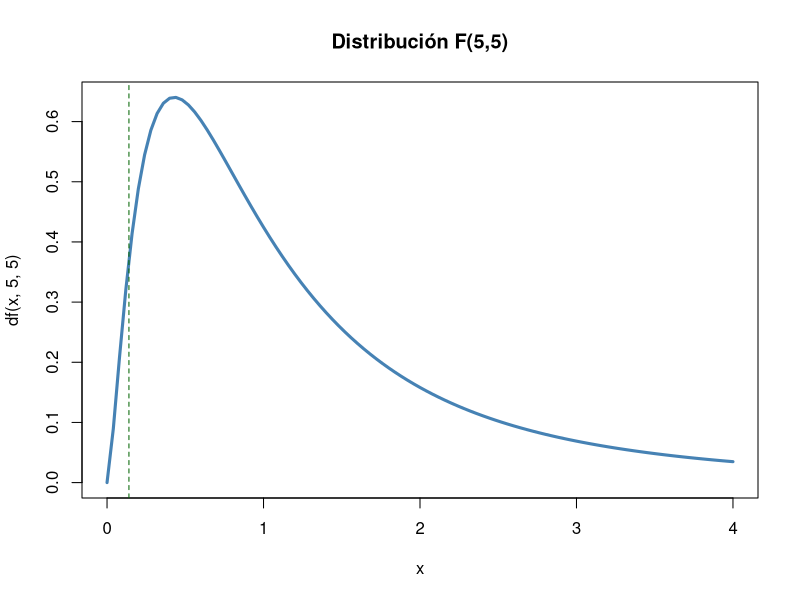
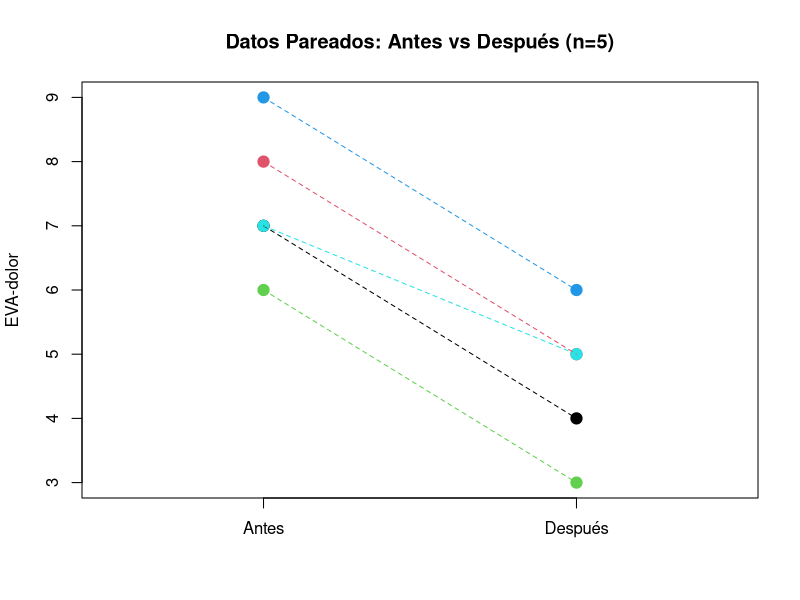
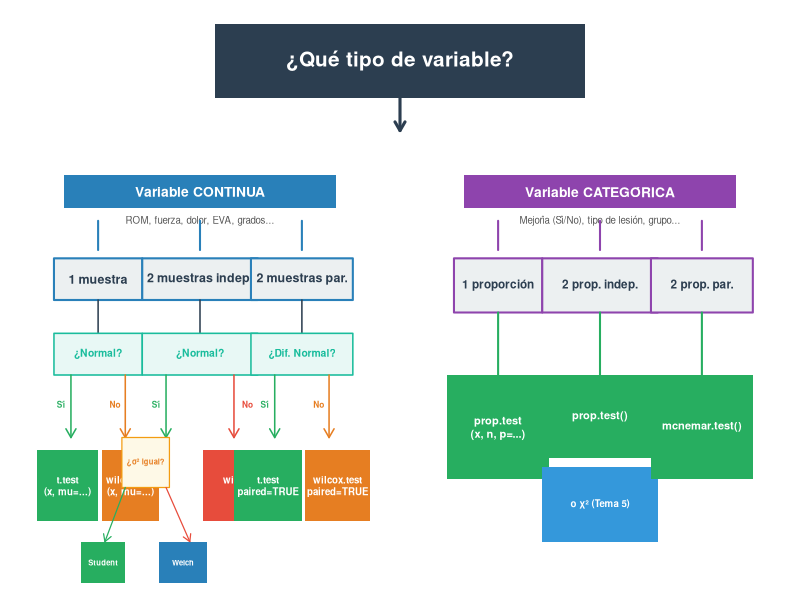
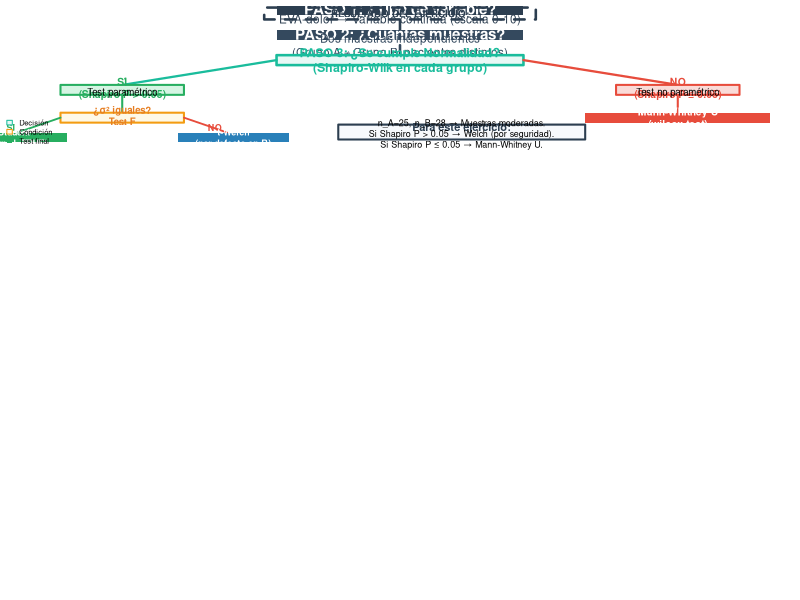

R code for these plots, in order:
## ---- chunk 1
g1<-c(125,132,128,135,130,126); g2<-c(140,148,142,155,138,150,145)
t.test(g1, g2)                     # Welch (recomendado — por defecto en R)
t.test(g1, g2, var.equal = TRUE)   # Student (solo si σ₁² = σ₂²)
## ---- chunk 2
var.test(g1, g2)
# P > 0.05 → varianzas iguales → Student
# P ≤ 0.05 → varianzas distintas → Welch
## ---- chunk 3
#| fig-height: 4.5
curve(df(x,5,5), 0, 4, lwd=3, col="steelblue", main="Distribución F(5,5)")
abline(v=c(qf(0.025,5,5), qf(0.975,5,5)), col="darkgreen", lty=2)
## ---- chunk 4
x1<-30; n1<-50; x2<-18; n2<-50
p_pool<-(x1+x2)/(n1+n2)
z<-(x1/n1-x2/n2)/sqrt(p_pool*(1-p_pool)*(1/n1+1/n2))
cat("z =", round(z,3), "P =", round(2*pnorm(-abs(z)),4),
    "\nDiferencia significativa: A > B (P = 0.016)")
## ---- chunk 5
#| fig-height: 4.5
a<-c(7,8,6,9,7); d<-c(4,5,3,6,5)
plot(rep(1:2,each=5), c(a,d), pch=19, col=rep(1:5,2), cex=1.5,
     xaxt="n", xlim=c(0.5,2.5), xlab="", ylab="EVA-dolor",
     main="Datos Pareados: Antes vs Después (n=5)")
axis(1, at=1:2, labels=c("Antes","Después"))
for(i in 1:5) lines(c(1,2), c(a[i],d[i]), col=i, lty=2)
## ---- chunk 6
a<-c(7,8,6,9,7); d<-c(4,5,3,6,5)
t.test(a, d, paired=TRUE)
# BioEstatR: testt(m = a, m1 = d, par = TRUE)
## ---- chunk 7
n12<-15; n21<-31
chi2<-(abs(n12-n21)-0.5)^2/(n12+n21)
P<-pchisq(chi2,1,lower.tail=FALSE)
cat("chi2 =", round(chi2,3), "P =", round(P,4),
    "\nTerapia B significativamente superior (P = 0.027)")
## ---- chunk 8
x <- c(122, 135, 128, 141, 131, 126, 146, 139)
theta0 <- 130
D <- x - theta0
cat("Diferencias Di:", D)
## ---- chunk 9
# Cálculo manual en R
Di <- x - theta0
absDi <- abs(Di)
rangos <- rank(absDi)
Wplus <- sum(rangos[Di > 0])
Wminus <- sum(rangos[Di < 0])
E_W <- length(x) * (length(x)+1) / 4
Var_W <- length(x) * (length(x)+1) * (2*length(x)+1) / 24
Z_manual <- (Wplus - E_W) / sqrt(Var_W)
P_manual <- 2 * pnorm(-abs(Z_manual))
cat(sprintf("W+ = %.0f | E[W+] = %.0f | Var(W+) = %.0f", Wplus, E_W, Var_W),
    sprintf("\nZ = %.3f | P = %.4f", Z_manual, P_manual),
    "\n--- Verificación con wilcox.test ---")
wt <- wilcox.test(x, mu = theta0, exact = FALSE)
cat(sprintf("V = %.0f | P = %.4f", wt$statistic, wt$p.value))
## ---- chunk 10
pre  <- c(7, 8, 6, 9, 7, 8)
post <- c(4, 5, 3, 6, 5, 4)
d <- post - pre
cat("Diferencias:", d)
## ---- chunk 11
# Verificación con R
wt_paired <- wilcox.test(post, pre, paired = TRUE, exact = FALSE)
cat(sprintf("W+ = %.1f | P = %.6f", wt_paired$statistic, wt_paired$p.value),
    "\nTodos los pacientes mejoraron → P < 0.05 (efecto significativo)")
## ---- chunk 12
# Cálculo manual en R
grupoA <- c(55, 62, 48, 70, 52)
grupoB <- c(72, 68, 75, 80, 65, 78)
todos <- c(grupoA, grupoB)
rangos <- rank(todos)
R_A <- sum(rangos[1:5])
R_B <- sum(rangos[6:11])
U_A <- R_A - 5*6/2
U_B <- R_B - 6*7/2
U <- min(U_A, U_B)
E_U <- 5*6/2
Var_U <- 5*6*12/12
Z_U <- (U - E_U) / sqrt(Var_U)
P_U <- 2 * pnorm(-abs(Z_U))
cat(sprintf("R_A=%.0f | R_B=%.0f | U_A=%.0f | U_B=%.0f | U=%.0f", R_A,R_B,U_A,U_B,U),
    sprintf("\nE[U]=%.0f | Var(U)=%.0f | Z=%.3f | P=%.4f", E_U, Var_U, Z_U, P_U),
    "\n--- Verificación con wilcox.test ---")
wt_mw <- wilcox.test(grupoA, grupoB, exact = FALSE)
cat(sprintf("W = %.0f | P = %.4f", wt_mw$statistic, wt_mw$p.value))
## ---- chunk 13
# Ejemplo signed-rank (una muestra) — datos de ROM
x <- c(122, 135, 128, 141, 131, 126, 146, 139)
cat("=== Wilcoxon signed-rank (una muestra) ===")
wilcox.test(x, mu = 130, exact = FALSE)

# Ejemplo Mann-Whitney (dos muestras independientes)
grupoA <- c(55, 62, 48, 70, 52)
grupoB <- c(72, 68, 75, 80, 65, 78)
cat("\n=== Mann-Whitney U ===")
wilcox.test(grupoA, grupoB, exact = FALSE)
## ---- chunk 14
delta<-5; s<-12; z_a<-qnorm(0.975); z_b<-qnorm(0.80)
n<-ceiling(2*(z_a+z_b)^2*s^2/delta^2)
cat("n por grupo =", n, "→ n total =", 2*n)
# BioEstatR: nm(d = 5, s = 12, potencia = 0.80)        # medias
# BioEstatR: np(x = c(30,18), n = c(50,50), d = 0.05)  # proporciones
## ---- chunk 15
delta<-5; s<-12; z_a<-qnorm(0.975); z_b<-qnorm(0.80)
n<-ceiling(2*(z_a+z_b)^2*s^2/delta^2)
cat("n =", n, "por grupo (total =", 2*n, ")")
## ---- chunk 16
# Simulamos datos con las estadísticas dadas
set.seed(42)
jovenes <- rnorm(20, 450, 89)
ancianos <- rnorm(16, 380, 96)
var.test(jovenes, ancianos)
## ---- chunk 17
# Student (varianzas iguales)
t.test(jovenes, ancianos, var.equal = TRUE)
# Welch (por seguridad, siempre recomendado)
t.test(jovenes, ancianos)
## ---- chunk 18
x1 <- 450; x2 <- 380; s1 <- 89; s2 <- 96; n1 <- 20; n2 <- 16
sp <- sqrt(((n1-1)*s1^2 + (n2-1)*s2^2) / (n1+n2-2))
dc <- (x1 - x2) / sp
t_val <- (x1 - x2) / (sp * sqrt(1/n1 + 1/n2))
omega2 <- (t_val^2 - 1) / (t_val^2 + n1 + n2 - 1)
cat("s_p =", round(sp,1), "\nd de Cohen =", round(dc,2),
    "→", ifelse(abs(dc)>=0.8,"GRANDE",ifelse(abs(dc)>=0.5,"MEDIANO","PEQUEÑO")),
    "\nOmega² =", round(omega2,3), "→", round(omega2*100,1), "% varianza explicada")
## ---- chunk 19
#| fig-height: 7.5
par(mar = c(2, 1, 3, 1), bg = "white")
layout(matrix(c(1,1,2,3), 2, 2, byrow = TRUE), heights = c(1, 3))

# ── PANEL SUPERIOR: Pregunta raíz ──
par(mar = c(0, 0, 0, 0))
plot(NA, xlim = c(0, 10), ylim = c(0, 1.5), axes = FALSE, xlab = "", ylab = "")
rect(2.5, 0.5, 7.5, 1.3, col = "#2c3e50", border = NA, lwd = 0)
text(5, 0.9, "¿Qué tipo de variable?", font = 2, cex = 1.5, col = "white")
arrows(5, 0.5, 5, 0.15, lwd = 3, col = "#2c3e50", length = 0.1)

# ── PANEL IZQUIERDO: Variables Continuas ──
par(mar = c(0, 1, 0, 1))
plot(NA, xlim = c(0, 10), ylim = c(0, 10), axes = FALSE, xlab = "", ylab = "")
# Title
rect(1, 9, 9, 9.8, col = "#2980b9", border = NA)
text(5, 9.4, "Variable CONTINUA", font = 2, cex = 1, col = "white")
text(5, 8.7, "ROM, fuerza, dolor, EVA, grados...", cex = 0.7, col = "#555")

# 3 columns
col_x <- c(2, 5, 8)  # centers of 3 columns

for (i in 1:3) {
  # Arrow from title to column
  segments(col_x[i], 8.7, col_x[i], 8, lwd = 2, col = "#2980b9")
  arrows(col_x[i], 8, col_x[i], 7.85, lwd = 0, col = "#2980b9", length = 0.08)
}

# Column 1: 1 muestra
rect(col_x[1]-1.3, 6.8, col_x[1]+1.3, 7.8, col = "#ecf0f1", border = "#2980b9", lwd = 2)
text(col_x[1], 7.3, "1 muestra", font = 2, cex = 0.9, col = "#2c3e50")
# Arrow down
segments(col_x[1], 6.8, col_x[1], 6, lwd = 1.5, col = "#2c3e50")
# Condition: ¿Normal?
rect(col_x[1]-1.3, 5, col_x[1]+1.3, 6, col = "#e8f8f5", border = "#1abc9c", lwd = 1.5)
text(col_x[1], 5.5, "¿Normal?", font = 2, cex = 0.75, col = "#1abc9c")
# Branches Sí/No
arrows(col_x[1]-0.8, 5, col_x[1]-0.8, 3.5, lwd = 1.5, col = "#27ae60", length = 0.1)
arrows(col_x[1]+0.8, 5, col_x[1]+0.8, 3.5, lwd = 1.5, col = "#e67e22", length = 0.1)
text(col_x[1]-1.1, 4.3, "Sí", cex = 0.6, col = "#27ae60", font = 2)
text(col_x[1]+0.5, 4.3, "No", cex = 0.6, col = "#e67e22", font = 2)
# Test boxes
rect(col_x[1]-1.8, 1.5, col_x[1], 3.2, col = "#27ae60", border = NA)
text(col_x[1]-0.9, 2.35, "t.test\n(x, mu=...)", font = 2, cex = 0.7, col = "white")
rect(col_x[1]+0.1, 1.5, col_x[1]+1.8, 3.2, col = "#e67e22", border = NA)
text(col_x[1]+0.95, 2.35, "wilcox.test\n(x, mu=...)", font = 2, cex = 0.7, col = "white")

# Column 2: 2 muestras independientes
rect(col_x[2]-1.7, 6.8, col_x[2]+1.7, 7.8, col = "#ecf0f1", border = "#2980b9", lwd = 2)
text(col_x[2], 7.3, "2 muestras indep.", font = 2, cex = 0.9, col = "#2c3e50")
segments(col_x[2], 6.8, col_x[2], 6, lwd = 1.5, col = "#2c3e50")
rect(col_x[2]-1.7, 5, col_x[2]+1.7, 6, col = "#e8f8f5", border = "#1abc9c", lwd = 1.5)
text(col_x[2], 5.5, "¿Normal?", font = 2, cex = 0.75, col = "#1abc9c")
# Sí branch → ¿varianzas?
arrows(col_x[2]-1, 5, col_x[2]-1, 3.5, lwd = 1.5, col = "#27ae60", length = 0.1)
text(col_x[2]-1.3, 4.3, "Sí", cex = 0.6, col = "#27ae60", font = 2)
rect(col_x[2]-2.3, 2.3, col_x[2]-0.9, 3.5, col = "#fef9e7", border = "#f39c12", lwd = 1.2)
text(col_x[2]-1.6, 2.9, "¿σ² igual?", font = 2, cex = 0.55, col = "#e67e22")
arrows(col_x[2]-2.2, 2.3, col_x[2]-2.8, 1, lwd = 1.2, col = "#27ae60", length = 0.08)
arrows(col_x[2]-1, 2.3, col_x[2]-0.3, 1, lwd = 1.2, col = "#e74c3c", length = 0.08)
rect(col_x[2]-3.5, 0, col_x[2]-2.2, 1, col = "#27ae60", border = NA)
text(col_x[2]-2.85, 0.5, "Student", font = 2, cex = 0.55, col = "white")
rect(col_x[2]-1.2, 0, col_x[2]+0.2, 1, col = "#2980b9", border = NA)
text(col_x[2]-0.5, 0.5, "Welch", font = 2, cex = 0.55, col = "white")
# No branch → Mann-Whitney
arrows(col_x[2]+1, 5, col_x[2]+1, 3.5, lwd = 1.5, col = "#e74c3c", length = 0.1)
text(col_x[2]+1.4, 4.3, "No", cex = 0.6, col = "#e74c3c", font = 2)
rect(col_x[2]+0.1, 1.5, col_x[2]+2.7, 3.2, col = "#e74c3c", border = NA)
text(col_x[2]+1.4, 2.35, "wilcox.test\n(x, y)", font = 2, cex = 0.7, col = "white")

# Column 3: 2 muestras pareadas
rect(col_x[3]-1.5, 6.8, col_x[3]+1.5, 7.8, col = "#ecf0f1", border = "#2980b9", lwd = 2)
text(col_x[3], 7.3, "2 muestras par.", font = 2, cex = 0.9, col = "#2c3e50")
segments(col_x[3], 6.8, col_x[3], 6, lwd = 1.5, col = "#2c3e50")
rect(col_x[3]-1.5, 5, col_x[3]+1.5, 6, col = "#e8f8f5", border = "#1abc9c", lwd = 1.5)
text(col_x[3], 5.5, "¿Dif. Normal?", font = 2, cex = 0.75, col = "#1abc9c")
arrows(col_x[3]-0.8, 5, col_x[3]-0.8, 3.5, lwd = 1.5, col = "#27ae60", length = 0.1)
arrows(col_x[3]+0.8, 5, col_x[3]+0.8, 3.5, lwd = 1.5, col = "#e67e22", length = 0.1)
text(col_x[3]-1.1, 4.3, "Sí", cex = 0.6, col = "#27ae60", font = 2)
text(col_x[3]+0.5, 4.3, "No", cex = 0.6, col = "#e67e22", font = 2)
rect(col_x[3]-2, 1.5, col_x[3], 3.2, col = "#27ae60", border = NA)
text(col_x[3]-1, 2.35, "t.test\npaired=TRUE", font = 2, cex = 0.7, col = "white")
rect(col_x[3]+0.1, 1.5, col_x[3]+2, 3.2, col = "#e67e22", border = NA)
text(col_x[3]+1.05, 2.35, "wilcox.test\npaired=TRUE", font = 2, cex = 0.7, col = "white")

# ── PANEL DERECHO: Variables Categóricas ──
par(mar = c(0, 1, 0, 1))
plot(NA, xlim = c(0, 10), ylim = c(0, 10), axes = FALSE, xlab = "", ylab = "")
# Title
rect(1, 9, 9, 9.8, col = "#8e44ad", border = NA)
text(5, 9.4, "Variable CATEGÓRICA", font = 2, cex = 1, col = "white")
text(5, 8.7, "Mejoría (Sí/No), tipo de lesión, grupo...", cex = 0.7, col = "#555")

# 3 columns
for (i in 1:3) {
  segments(col_x[i], 8.7, col_x[i], 8, lwd = 2, col = "#8e44ad")
  arrows(col_x[i], 8, col_x[i], 7.85, lwd = 0, col = "#8e44ad", length = 0.08)
}

# Column 1: 1 proporción
rect(col_x[1]-1.3, 6.5, col_x[1]+1.3, 7.8, col = "#ecf0f1", border = "#8e44ad", lwd = 2)
text(col_x[1], 7.15, "1 proporción", font = 2, cex = 0.85, col = "#2c3e50")
segments(col_x[1], 6.5, col_x[1], 5, lwd = 2, col = "#27ae60")
rect(col_x[1]-1.5, 2.5, col_x[1]+1.5, 5, col = "#27ae60", border = NA)
text(col_x[1], 3.75, "prop.test\n(x, n, p=...)", font = 2, cex = 0.8, col = "white")

# Column 2: 2 proporciones independientes
rect(col_x[2]-1.7, 6.5, col_x[2]+1.7, 7.8, col = "#ecf0f1", border = "#8e44ad", lwd = 2)
text(col_x[2], 7.15, "2 prop. indep.", font = 2, cex = 0.85, col = "#2c3e50")
segments(col_x[2], 6.5, col_x[2], 5, lwd = 2, col = "#27ae60")
rect(col_x[2]-1.7, 3, col_x[2]+1.7, 5, col = "#27ae60", border = NA)
text(col_x[2], 4, "prop.test()", font = 2, cex = 0.8, col = "white")
rect(col_x[2]-1.7, 1, col_x[2]+1.7, 2.8, col = "#3498db", border = NA)
text(col_x[2], 1.9, "o χ² (Tema 5)", font = 2, cex = 0.7, col = "white")

# Column 3: 2 proporciones pareadas
rect(col_x[3]-1.5, 6.5, col_x[3]+1.5, 7.8, col = "#ecf0f1", border = "#8e44ad", lwd = 2)
text(col_x[3], 7.15, "2 prop. par.", font = 2, cex = 0.85, col = "#2c3e50")
segments(col_x[3], 6.5, col_x[3], 5, lwd = 2, col = "#27ae60")
rect(col_x[3]-1.5, 2.5, col_x[3]+1.5, 5, col = "#27ae60", border = NA)
text(col_x[3], 3.75, "mcnemar.test()", font = 2, cex = 0.8, col = "white")
## ---- chunk 20
#| fig-height: 6.5
par(mar = c(0, 0, 0, 0))
plot(NA, xlim = c(0, 12), ylim = c(0, 14), axes = FALSE, xlab = "", ylab = "")

# ── Paso 1 ──
rect(4, 13, 8, 14, col = "#2c3e50", border = NA, lwd = 0)
text(6, 13.5, "PASO 1: ¿Tipo de variable?", font = 2, cex = 1.1, col = "white")
text(6, 12.5, "EVA-dolor → Variable continua (escala 0-10)", cex = 0.85, col = "#2c3e50")
segments(6, 12.5, 6, 11.5, lwd = 2.5, col = "#2c3e50")

# ── Paso 2 ──
rect(4, 10.5, 8, 11.5, col = "#34495e", border = NA)
text(6, 11, "PASO 2: ¿Cuántas muestras?", font = 2, cex = 1.1, col = "white")
text(6, 10, "Dos muestras independientes\n(Grupo A ≠ Grupo B, pacientes distintos)", cex = 0.85, col = "#34495e")
segments(6, 10, 6, 9, lwd = 2.5, col = "#34495e")

# ── Paso 3 ── Decisión: ¿Normalidad?
rect(4, 8, 8, 9, col = "#e8f8f5", border = "#1abc9c", lwd = 2.5)
text(6, 8.5, "PASO 3: ¿Se cumple Normalidad?\n(Shapiro-Wilk en cada grupo)", font = 2, cex = 0.9, col = "#1abc9c")

# Ramas desde Paso 3
segments(4, 8.5, 1.5, 6, lwd = 2.2, col = "#1abc9c")
segments(8, 8.5, 10.5, 6, lwd = 2.2, col = "#e74c3c")

# Rama SÍ: Normalidad
rect(0.5, 5, 2.5, 6, col = "#d5f5e3", border = "#27ae60", lwd = 2)
text(1.5, 5.7, "SÍ\n(Shapiro P > 0.05)", font = 2, cex = 0.75, col = "#27ae60")
text(1.5, 5.2, "Test paramétrico", cex = 0.7)

segments(1.5, 5, 1.5, 3.2, lwd = 2, col = "#27ae60")

# Sub-rama: ¿varianzas iguales?
rect(0.5, 2.2, 2.5, 3.2, col = "#fef9e7", border = "#f39c12", lwd = 2)
text(1.5, 2.9, "¿σ² iguales?\nTest F", font = 2, cex = 0.7, col = "#e67e22")

segments(0.5, 2.7, -0.2, 1.2, lwd = 1.8, col = "#27ae60")
segments(2.5, 2.7, 3.2, 1.2, lwd = 1.8, col = "#e74c3c")

text(-0.3, 1.7, "SÍ", font = 2, cex = 0.65, col = "#27ae60")
rect(-1.2, 0.2, 0.6, 1.2, col = "#27ae60", border = NA)
text(-0.3, 0.7, "t-Student\n(var.equal=TRUE)", font = 2, cex = 0.65, col = "white")

text(3.0, 1.7, "NO", font = 2, cex = 0.65, col = "#e74c3c")
rect(2.4, 0.2, 4.2, 1.2, col = "#2980b9", border = NA)
text(3.3, 0.7, "t-Welch\n(por defecto en R)", font = 2, cex = 0.65, col = "white")

# Rama NO: No Normalidad
rect(9.5, 5, 11.5, 6, col = "#fadbd8", border = "#e74c3c", lwd = 2)
text(10.5, 5.7, "NO\n(Shapiro P ≤ 0.05)", font = 2, cex = 0.75, col = "#e74c3c")
text(10.5, 5.2, "Test no paramétrico", cex = 0.7)

segments(10.5, 5, 10.5, 3.2, lwd = 2, col = "#e74c3c")

rect(9, 2.2, 12, 3.2, col = "#e74c3c", border = NA)
text(10.5, 2.7, "Mann-Whitney U\n(wilcox.test)", font = 2, cex = 0.75, col = "white")

# ── Paso 4 ── Resultado
rect(3.8, 12.6, 8.2, 13.8, col = NA, border = "#2c3e50", lwd = 2.5, lty = 2)
text(6, 13.2, "RESULTADO DEL EJERCICIO:", cex = 0.7, font = 2, col = "#2c3e50")

# ── Resumen para este caso
rect(5, 0.5, 9, 2, col = "#f7f9fc", border = "#2c3e50", lwd = 2)
text(7, 1.6, "Para este ejercicio:", font = 2, cex = 0.8, col = "#2c3e50")
text(7, 1.1, "n_A=25, n_B=28 → Muestras moderadas.\nSi Shapiro P > 0.05 → Welch (por seguridad).\nSi Shapiro P ≤ 0.05 → Mann-Whitney U.", cex = 0.65)

# Leyenda
legend("bottomleft", c("Decisión", "Condición", "Test final"),
       fill = c("#e8f8f5", "#fef9e7", "#27ae60"),
       border = c("#1abc9c", "#f39c12", NA), cex = 0.55, bty = "n")
## ---- chunk 21
n1<-15;m1<-4.2;s1<-1.8;n2<-12;m2<-6.8;s2<-2.1
se<-sqrt(s1^2/n1+s2^2/n2); t_stat<-(m1-m2)/se
gl<-(s1^2/n1+s2^2/n2)^2/((s1^2/n1)^2/(n1-1)+(s2^2/n2)^2/(n2-1))
p<-2*pt(-abs(t_stat),gl)
cat("t=",round(t_stat,2)," P=",round(p,4),"\nΔ=",m2-m1)
